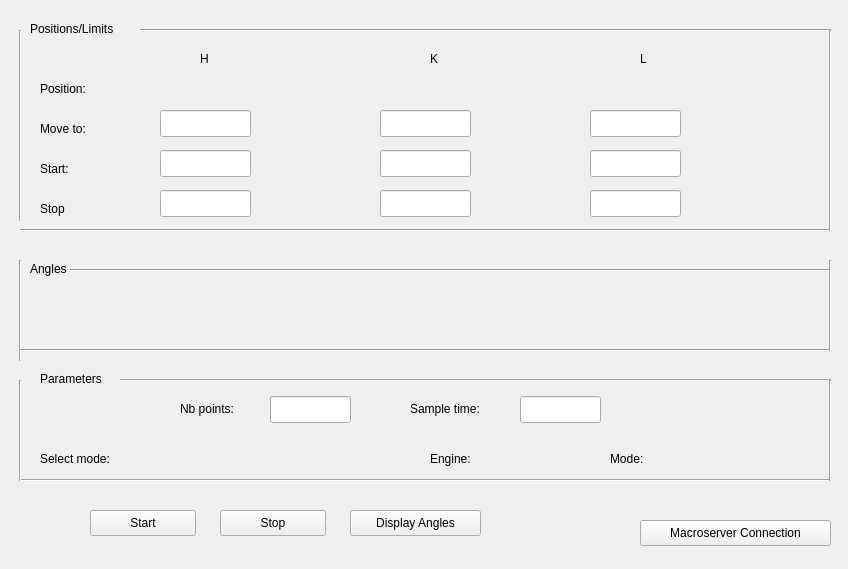
<?xml version="1.0" encoding="UTF-8"?>
<ui version="4.0">
 <class>HKLScan</class>
 <widget class="TaurusWidget" name="HKLScan">
  <property name="geometry">
   <rect>
    <x>0</x>
    <y>0</y>
    <width>848</width>
    <height>569</height>
   </rect>
  </property>
  <property name="windowTitle">
   <string>Form</string>
  </property>
  <widget class="Line" name="line">
   <property name="geometry">
    <rect>
     <x>20</x>
     <y>220</y>
     <width>811</width>
     <height>20</height>
    </rect>
   </property>
   <property name="orientation">
    <enum>Qt::Horizontal</enum>
   </property>
  </widget>
  <widget class="Line" name="line_2">
   <property name="geometry">
    <rect>
     <x>10</x>
     <y>30</y>
     <width>20</width>
     <height>191</height>
    </rect>
   </property>
   <property name="orientation">
    <enum>Qt::Vertical</enum>
   </property>
  </widget>
  <widget class="Line" name="line_3">
   <property name="geometry">
    <rect>
     <x>140</x>
     <y>20</y>
     <width>691</width>
     <height>20</height>
    </rect>
   </property>
   <property name="orientation">
    <enum>Qt::Horizontal</enum>
   </property>
  </widget>
  <widget class="Line" name="line_4">
   <property name="geometry">
    <rect>
     <x>820</x>
     <y>30</y>
     <width>20</width>
     <height>201</height>
    </rect>
   </property>
   <property name="orientation">
    <enum>Qt::Vertical</enum>
   </property>
  </widget>
  <widget class="QLabel" name="label">
   <property name="geometry">
    <rect>
     <x>30</x>
     <y>20</y>
     <width>111</width>
     <height>17</height>
    </rect>
   </property>
   <property name="text">
    <string>Positions/Limits</string>
   </property>
  </widget>
  <widget class="QLabel" name="label_2">
   <property name="geometry">
    <rect>
     <x>40</x>
     <y>80</y>
     <width>61</width>
     <height>17</height>
    </rect>
   </property>
   <property name="text">
    <string>Position:</string>
   </property>
  </widget>
  <widget class="QLabel" name="label_3">
   <property name="geometry">
    <rect>
     <x>200</x>
     <y>50</y>
     <width>16</width>
     <height>17</height>
    </rect>
   </property>
   <property name="text">
    <string>H</string>
   </property>
  </widget>
  <widget class="QLabel" name="label_4">
   <property name="geometry">
    <rect>
     <x>430</x>
     <y>50</y>
     <width>16</width>
     <height>17</height>
    </rect>
   </property>
   <property name="text">
    <string>K</string>
   </property>
  </widget>
  <widget class="QLabel" name="label_5">
   <property name="geometry">
    <rect>
     <x>640</x>
     <y>50</y>
     <width>16</width>
     <height>17</height>
    </rect>
   </property>
   <property name="text">
    <string>L</string>
   </property>
  </widget>
  <widget class="TaurusValueLineEdit" name="taurusValueLineH">
   <property name="geometry">
    <rect>
     <x>160</x>
     <y>110</y>
     <width>91</width>
     <height>27</height>
    </rect>
   </property>
  </widget>
  <widget class="TaurusValueLineEdit" name="taurusValueLineK">
   <property name="geometry">
    <rect>
     <x>380</x>
     <y>110</y>
     <width>91</width>
     <height>27</height>
    </rect>
   </property>
  </widget>
  <widget class="TaurusValueLineEdit" name="taurusValueLineL">
   <property name="geometry">
    <rect>
     <x>590</x>
     <y>110</y>
     <width>91</width>
     <height>27</height>
    </rect>
   </property>
  </widget>
  <widget class="QLabel" name="label_6">
   <property name="geometry">
    <rect>
     <x>40</x>
     <y>160</y>
     <width>61</width>
     <height>17</height>
    </rect>
   </property>
   <property name="text">
    <string>Start:</string>
   </property>
  </widget>
  <widget class="QLabel" name="label_7">
   <property name="geometry">
    <rect>
     <x>40</x>
     <y>200</y>
     <width>61</width>
     <height>17</height>
    </rect>
   </property>
   <property name="text">
    <string>Stop</string>
   </property>
  </widget>
  <widget class="QLineEdit" name="lineEditStartH">
   <property name="geometry">
    <rect>
     <x>160</x>
     <y>150</y>
     <width>91</width>
     <height>27</height>
    </rect>
   </property>
   <property name="layoutDirection">
    <enum>Qt::RightToLeft</enum>
   </property>
  </widget>
  <widget class="QLineEdit" name="lineEditStartL">
   <property name="geometry">
    <rect>
     <x>590</x>
     <y>150</y>
     <width>91</width>
     <height>27</height>
    </rect>
   </property>
   <property name="layoutDirection">
    <enum>Qt::RightToLeft</enum>
   </property>
  </widget>
  <widget class="QLineEdit" name="lineEditStartK">
   <property name="geometry">
    <rect>
     <x>380</x>
     <y>150</y>
     <width>91</width>
     <height>27</height>
    </rect>
   </property>
   <property name="layoutDirection">
    <enum>Qt::RightToLeft</enum>
   </property>
  </widget>
  <widget class="QLineEdit" name="lineEditStopH">
   <property name="geometry">
    <rect>
     <x>160</x>
     <y>190</y>
     <width>91</width>
     <height>27</height>
    </rect>
   </property>
   <property name="layoutDirection">
    <enum>Qt::RightToLeft</enum>
   </property>
  </widget>
  <widget class="QLineEdit" name="lineEditStopK">
   <property name="geometry">
    <rect>
     <x>380</x>
     <y>190</y>
     <width>91</width>
     <height>27</height>
    </rect>
   </property>
   <property name="layoutDirection">
    <enum>Qt::RightToLeft</enum>
   </property>
  </widget>
  <widget class="QLineEdit" name="lineEditStopL">
   <property name="geometry">
    <rect>
     <x>590</x>
     <y>190</y>
     <width>91</width>
     <height>27</height>
    </rect>
   </property>
   <property name="layoutDirection">
    <enum>Qt::RightToLeft</enum>
   </property>
  </widget>
  <widget class="QLabel" name="label_8">
   <property name="geometry">
    <rect>
     <x>30</x>
     <y>260</y>
     <width>111</width>
     <height>17</height>
    </rect>
   </property>
   <property name="text">
    <string>Angles</string>
   </property>
  </widget>
  <widget class="Line" name="line_5">
   <property name="geometry">
    <rect>
     <x>70</x>
     <y>260</y>
     <width>761</width>
     <height>20</height>
    </rect>
   </property>
   <property name="orientation">
    <enum>Qt::Horizontal</enum>
   </property>
  </widget>
  <widget class="Line" name="line_6">
   <property name="geometry">
    <rect>
     <x>10</x>
     <y>260</y>
     <width>20</width>
     <height>101</height>
    </rect>
   </property>
   <property name="orientation">
    <enum>Qt::Vertical</enum>
   </property>
  </widget>
  <widget class="Line" name="line_7">
   <property name="geometry">
    <rect>
     <x>20</x>
     <y>340</y>
     <width>811</width>
     <height>20</height>
    </rect>
   </property>
   <property name="orientation">
    <enum>Qt::Horizontal</enum>
   </property>
  </widget>
  <widget class="Line" name="line_8">
   <property name="geometry">
    <rect>
     <x>820</x>
     <y>260</y>
     <width>20</width>
     <height>91</height>
    </rect>
   </property>
   <property name="orientation">
    <enum>Qt::Vertical</enum>
   </property>
  </widget>
  <widget class="QLabel" name="label_9">
   <property name="geometry">
    <rect>
     <x>40</x>
     <y>120</y>
     <width>61</width>
     <height>17</height>
    </rect>
   </property>
   <property name="text">
    <string>Move to:</string>
   </property>
  </widget>
  <widget class="TaurusLabel" name="taurusLabelValueH">
   <property name="geometry">
    <rect>
     <x>170</x>
     <y>80</y>
     <width>81</width>
     <height>19</height>
    </rect>
   </property>
  </widget>
  <widget class="TaurusLabel" name="taurusLabelValueK">
   <property name="geometry">
    <rect>
     <x>390</x>
     <y>80</y>
     <width>81</width>
     <height>19</height>
    </rect>
   </property>
  </widget>
  <widget class="TaurusLabel" name="taurusLabelValueL">
   <property name="geometry">
    <rect>
     <x>600</x>
     <y>80</y>
     <width>81</width>
     <height>19</height>
    </rect>
   </property>
  </widget>
  <widget class="QLabel" name="label_10">
   <property name="geometry">
    <rect>
     <x>40</x>
     <y>370</y>
     <width>111</width>
     <height>17</height>
    </rect>
   </property>
   <property name="text">
    <string>Parameters</string>
   </property>
  </widget>
  <widget class="Line" name="line_9">
   <property name="geometry">
    <rect>
     <x>120</x>
     <y>370</y>
     <width>711</width>
     <height>20</height>
    </rect>
   </property>
   <property name="orientation">
    <enum>Qt::Horizontal</enum>
   </property>
  </widget>
  <widget class="Line" name="line_10">
   <property name="geometry">
    <rect>
     <x>20</x>
     <y>470</y>
     <width>811</width>
     <height>20</height>
    </rect>
   </property>
   <property name="orientation">
    <enum>Qt::Horizontal</enum>
   </property>
  </widget>
  <widget class="Line" name="line_11">
   <property name="geometry">
    <rect>
     <x>10</x>
     <y>380</y>
     <width>20</width>
     <height>101</height>
    </rect>
   </property>
   <property name="orientation">
    <enum>Qt::Vertical</enum>
   </property>
  </widget>
  <widget class="Line" name="line_12">
   <property name="geometry">
    <rect>
     <x>820</x>
     <y>380</y>
     <width>20</width>
     <height>101</height>
    </rect>
   </property>
   <property name="orientation">
    <enum>Qt::Vertical</enum>
   </property>
  </widget>
  <widget class="QLabel" name="label_11">
   <property name="geometry">
    <rect>
     <x>180</x>
     <y>400</y>
     <width>71</width>
     <height>17</height>
    </rect>
   </property>
   <property name="text">
    <string>Nb points:</string>
   </property>
  </widget>
  <widget class="QLineEdit" name="LineEditNbpoints">
   <property name="geometry">
    <rect>
     <x>270</x>
     <y>396</y>
     <width>81</width>
     <height>27</height>
    </rect>
   </property>
   <property name="layoutDirection">
    <enum>Qt::RightToLeft</enum>
   </property>
  </widget>
  <widget class="QLabel" name="label_12">
   <property name="geometry">
    <rect>
     <x>410</x>
     <y>400</y>
     <width>101</width>
     <height>17</height>
    </rect>
   </property>
   <property name="text">
    <string>Sample time:</string>
   </property>
  </widget>
  <widget class="QLineEdit" name="LineEditSampleTime">
   <property name="geometry">
    <rect>
     <x>520</x>
     <y>396</y>
     <width>81</width>
     <height>27</height>
    </rect>
   </property>
   <property name="layoutDirection">
    <enum>Qt::RightToLeft</enum>
   </property>
  </widget>
  <widget class="QLabel" name="label_13">
   <property name="geometry">
    <rect>
     <x>610</x>
     <y>450</y>
     <width>41</width>
     <height>17</height>
    </rect>
   </property>
   <property name="text">
    <string>Mode:</string>
   </property>
  </widget>
  <widget class="QLabel" name="label_14">
   <property name="geometry">
    <rect>
     <x>430</x>
     <y>450</y>
     <width>61</width>
     <height>17</height>
    </rect>
   </property>
   <property name="text">
    <string>Engine:</string>
   </property>
  </widget>
  <widget class="TaurusLabel" name="taurusLabelEngine">
   <property name="geometry">
    <rect>
     <x>490</x>
     <y>450</y>
     <width>91</width>
     <height>19</height>
    </rect>
   </property>
  </widget>
  <widget class="TaurusLabel" name="taurusLabelEngineMode">
   <property name="geometry">
    <rect>
     <x>660</x>
     <y>450</y>
     <width>161</width>
     <height>19</height>
    </rect>
   </property>
  </widget>
  <widget class="QLabel" name="label_15">
   <property name="geometry">
    <rect>
     <x>40</x>
     <y>450</y>
     <width>91</width>
     <height>17</height>
    </rect>
   </property>
   <property name="text">
    <string>Select mode:</string>
   </property>
  </widget>
  <widget class="QPushButton" name="hklStartScanButton">
   <property name="geometry">
    <rect>
     <x>90</x>
     <y>510</y>
     <width>106</width>
     <height>26</height>
    </rect>
   </property>
   <property name="text">
    <string>Start</string>
   </property>
  </widget>
  <widget class="QPushButton" name="hklStopScanButton">
   <property name="geometry">
    <rect>
     <x>220</x>
     <y>510</y>
     <width>106</width>
     <height>26</height>
    </rect>
   </property>
   <property name="text">
    <string>Stop</string>
   </property>
  </widget>
  <widget class="QPushButton" name="MacroServerConnectionButton">
   <property name="geometry">
    <rect>
     <x>640</x>
     <y>520</y>
     <width>191</width>
     <height>26</height>
    </rect>
   </property>
   <property name="text">
    <string>Macroserver Connection</string>
   </property>
  </widget>
  <widget class="QPushButton" name="hklDisplayAnglesButton">
   <property name="geometry">
    <rect>
     <x>350</x>
     <y>510</y>
     <width>131</width>
     <height>26</height>
    </rect>
   </property>
   <property name="text">
    <string>Display Angles</string>
   </property>
  </widget>
 </widget>
 <customwidgets>
  <customwidget>
   <class>TaurusWidget</class>
   <extends>QWidget</extends>
   <header>taurus.qt.qtgui.container</header>
   <container>1</container>
  </customwidget>
  <customwidget>
   <class>TaurusLabel</class>
   <extends>QLabel</extends>
   <header>taurus.qt.qtgui.display</header>
  </customwidget>
  <customwidget>
   <class>TaurusValueLineEdit</class>
   <extends>QLineEdit</extends>
   <header>taurus.qt.qtgui.input</header>
  </customwidget>
 </customwidgets>
 <resources/>
 <connections/>
</ui>
